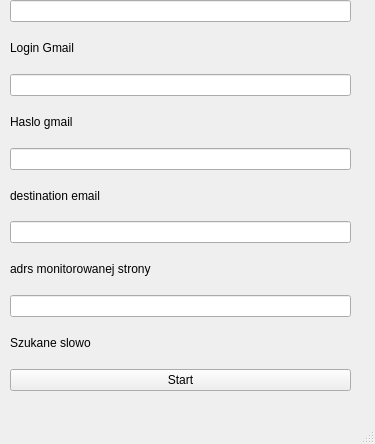
<?xml version="1.0" encoding="UTF-8"?>
<ui version="4.0">
 <class>MainWindow</class>
 <widget class="QMainWindow" name="MainWindow">
  <property name="geometry">
   <rect>
    <x>0</x>
    <y>0</y>
    <width>375</width>
    <height>444</height>
   </rect>
  </property>
  <property name="windowTitle">
   <string>MainWindow</string>
  </property>
  <widget class="QWidget" name="centralwidget">
   <widget class="QWidget" name="verticalLayoutWidget">
    <property name="geometry">
     <rect>
      <x>10</x>
      <y>0</y>
      <width>341</width>
      <height>391</height>
     </rect>
    </property>
    <layout class="QVBoxLayout" name="verticalLayout">
     <item>
      <widget class="QLineEdit" name="lineEditLogin"/>
     </item>
     <item>
      <widget class="QLabel" name="labelLogin">
       <property name="text">
        <string>Login Gmail</string>
       </property>
      </widget>
     </item>
     <item>
      <widget class="QLineEdit" name="lineEditPassword"/>
     </item>
     <item>
      <widget class="QLabel" name="labelPassword">
       <property name="text">
        <string>Haslo gmail</string>
       </property>
      </widget>
     </item>
     <item>
      <widget class="QLineEdit" name="lineEditDestinationEmail"/>
     </item>
     <item>
      <widget class="QLabel" name="labelEmail">
       <property name="text">
        <string>destination email</string>
       </property>
      </widget>
     </item>
     <item>
      <widget class="QLineEdit" name="lineEditAddressil"/>
     </item>
     <item>
      <widget class="QLabel" name="labelAdres">
       <property name="text">
        <string>adrs monitorowanej strony</string>
       </property>
      </widget>
     </item>
     <item>
      <widget class="QLineEdit" name="lineEditSearch"/>
     </item>
     <item>
      <widget class="QLabel" name="labelSearch">
       <property name="text">
        <string>Szukane slowo</string>
       </property>
      </widget>
     </item>
     <item>
      <widget class="QPushButton" name="pushButtonStart">
       <property name="text">
        <string>Start</string>
       </property>
      </widget>
     </item>
    </layout>
   </widget>
  </widget>
  <widget class="QMenuBar" name="menubar">
   <property name="geometry">
    <rect>
     <x>0</x>
     <y>0</y>
     <width>375</width>
     <height>19</height>
    </rect>
   </property>
  </widget>
  <widget class="QStatusBar" name="statusbar"/>
 </widget>
 <resources/>
 <connections/>
</ui>
